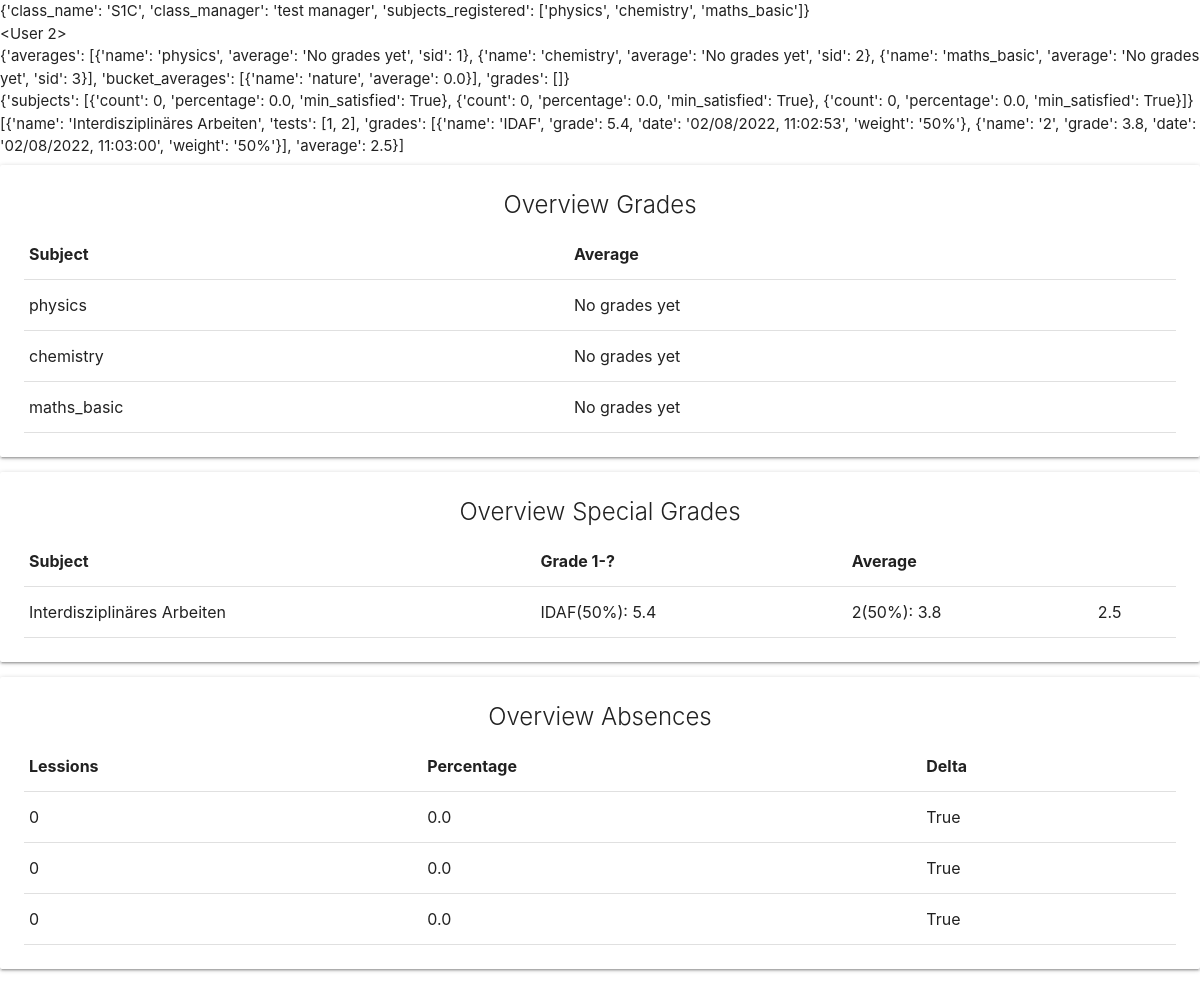
The page /profile (signed in) on the database its author committed.
### models.py (models this page shows)
class Subject(db.Model):
    id = db.Column(db.Integer, primary_key=True)
    class_id = db.Column(db.Integer)
    name = db.Column(db.String(50))
    bucket_bool = db.Column(db.Boolean, default=False)
    bucket_id = db.Column(db.Integer)
    weight = db.Column(db.Integer, default=100)
    weekly = db.Column(db.Integer)
    finals = db.Column(db.Integer, default=50)

class SBucket(db.Model):
    id = db.Column(db.Integer, primary_key=True)
    class_id = db.Column(db.Integer)
    name = db.Column(db.String(50))
    tests = db.Column(db.PickleType)

class STest(db.Model):
    id = db.Column(db.Integer, primary_key=True)
    class_id = db.Column(db.Integer)
    weight = db.Column(db.Integer)
    name = db.Column(db.String(50))

class SGrade(db.Model):
    id = db.Column(db.Integer, primary_key=True)
    user_id = db.Column(db.Integer)
    sgrade_id = db.Column(db.Integer)
    value = db.Column(db.Float)
    date = db.Column(db.DateTime)

### main.py (the view)
@main_blueprint.route('/profile')
@login_required
def profile():
    return render_template("profile.html", info=gather_info(current_user.id), grades=gather_grades(current_user.id), user=current_user, absences=gather_absences(current_user.id), specials=gather_special_grades(current_user.id))

### __init__.py (called while the page is built)
def create_app():
    app = Flask(__name__, template_folder="templates/")
    app.config['SECRET_KEY'] = 'secret-key-goes-here'
    app.config['SQLALCHEMY_DATABASE_URI'] = 'sqlite:///db.sqlite'
    db.init_app(app)
    login_manager = LoginManager()
    login_manager.login_view = 'auth.login'
    login_manager.init_app(app)
    from .models import User
    @login_manager.user_loader
    def load_user(user_id):
        return User.query.get(int(user_id))
    from .auth import auth_blueprint
    app.register_blueprint(auth_blueprint)
    from .main import main_blueprint
    app.register_blueprint(main_blueprint)
    from .admin import admin_blueprint
    app.register_blueprint(admin_blueprint)
    from .manager import manager_blueprint
    app.register_blueprint(manager_blueprint)
    return app

### userlogic.py (called while the page is built)
def gather_info(user_id):
    user = User.query.filter_by(id=user_id).first()
    info_obj = {
        "class_name": "",
        "class_manager": "",
        "subjects_registered": []
    }
    if user.class_id:
        class_obj = Class.query.filter_by(id=user.class_id).first()
        info_obj["class_name"] = class_obj.class_name
        info_obj["class_manager"] = User.query.filter_by(class_id=user.class_id, manager=True).first().name
        subjects = Subject.query.filter_by(class_id=user.class_id)
        for subject in subjects:
            info_obj["subjects_registered"].append(subject.name)
    else:
        info_obj["class_name"] = "Not set."
    return info_obj

def gather_absences(user_id):
    ret_obj = {
        "subjects": []
    }
    class_id = User.query.filter_by(id=user_id).first().class_id
    weeks = Class.query.filter_by(id=class_id).first().weeks
    min = Class.query.filter_by(id=class_id).first().min_presence
    subjects = Subject.query.filter_by(class_id=class_id).all()
    for subject in subjects:
        absences = Absence.query.filter_by(subject_id=subject.id, user_id=user_id).all()
        count = 0
        if len(absences) > 0:
            for absence in absences:
                count += absence.count
        ret_obj["subjects"].append({
            "count": count,
            "percentage": count / (weeks * subject.weekly) * 100,
            "min_satisfied": False if (count / (weeks * subject.weekly) * 100) > (100 - min) else True
        })
    return ret_obj

### templates/profile.html (shortened to what this page needs)
<html>
    <head>
          <link rel="stylesheet" href="https://cdnjs.cloudflare.com/ajax/libs/materialize/1.0.0/css/materialize.min.css">
    </head>
    <body>
        {{info}} <br>
        {{user}} <br>
        {{grades}} <br>
        {{absences}} <br>
        {{specials}}
        <div class="card">
          <div class="card-content">
            <span class="card-title center-align">Overview Grades</span>
            <table>
              <thead>
                <tr>
                    <th>Subject</th>
                    <th>Average</th>
                </tr>
              </thead>
              <tbody>
                {% for item in grades.averages %}
                <tr>
                  <td>{{item.name}}</td>
                  <td>{{item.average}}</td>
                </tr>
                {% endfor %}
              </tbody>
            </table>
          </div>
        </div>
        <div class="card">
          <div class="card-content">
            <span class="card-title center-align">Overview Special Grades</span>
            <table>
              <thead>
                <tr>
                    <th>Subject</th>
                    <th>Grade 1-?</th>
                    <th>Average</th>
                </tr>
              </thead>
              <tbody>
                {% for subject in specials %}
                <tr>
                  <td>{{subject.name}}</td>
                  {% for grade in subject.grades %}
                    <td>{{grade.name}}({{grade.weight}}): {{grade.grade}}</td>
                  {% endfor %}
                  <td>{{subject.average}}</td>
                </tr>
                {% endfor %}
              </tbody>
            </table>
          </div>
        </div>
        <div class="card">
          <div class="card-content">
            <span class="card-title center-align">Overview Absences</span>
              <table>
                <thead>
                  <tr>
                      <th>Lessions</th>
                      <th>Percentage</th>
                      <th>Delta</th>
                  </tr>
                </thead>
                <tbody>
                  {% for sub in absences.subjects %}
                  <tr>
                    <td>{{sub.count}}</td>
                    <td>{{sub.percentage}}</td>
                    <td>{{sub.min_satisfied}}</td>
                  </tr>
                  {% endfor %}
                </tbody>
              </table>
          </div>
        </div>
    </body>
</html>

### rows shown on the page
Subject: name "physics", average "No grades yet"
Subject: name "chemistry", average "No grades yet"
Subject: name "maths_basic", average "No grades yet"
SBucket: name "Interdisziplinäres Arbeiten", weight "50%", average "2.5"
STest: name "IDAF"
SGrade: grade "5.4"
SGrade: name "2", weight "50%", grade "3.8"

### other values the page prints
{{ info }} "{'class_name': 'S1C', 'class_manager': 'test manager', 'subjects_registered': ['physics', 'chemistry', 'maths_basic']}"
{{ user }} "<User 2>"
{{ absences }} "{'subjects': [{'count': 0, 'percentage': 0.0, 'min_satisfied': True}, {'count': 0, 'percentage': 0.0, 'min_satisfied': True}, {'count': 0, 'percentage': 0.0, 'min_satisfied': True}]}"
{{ sub.count }} "0" "0" "0"
{{ sub.percentage }} "0.0" "0.0" "0.0"
{{ sub.min_satisfied }} "True" "True" "True"
